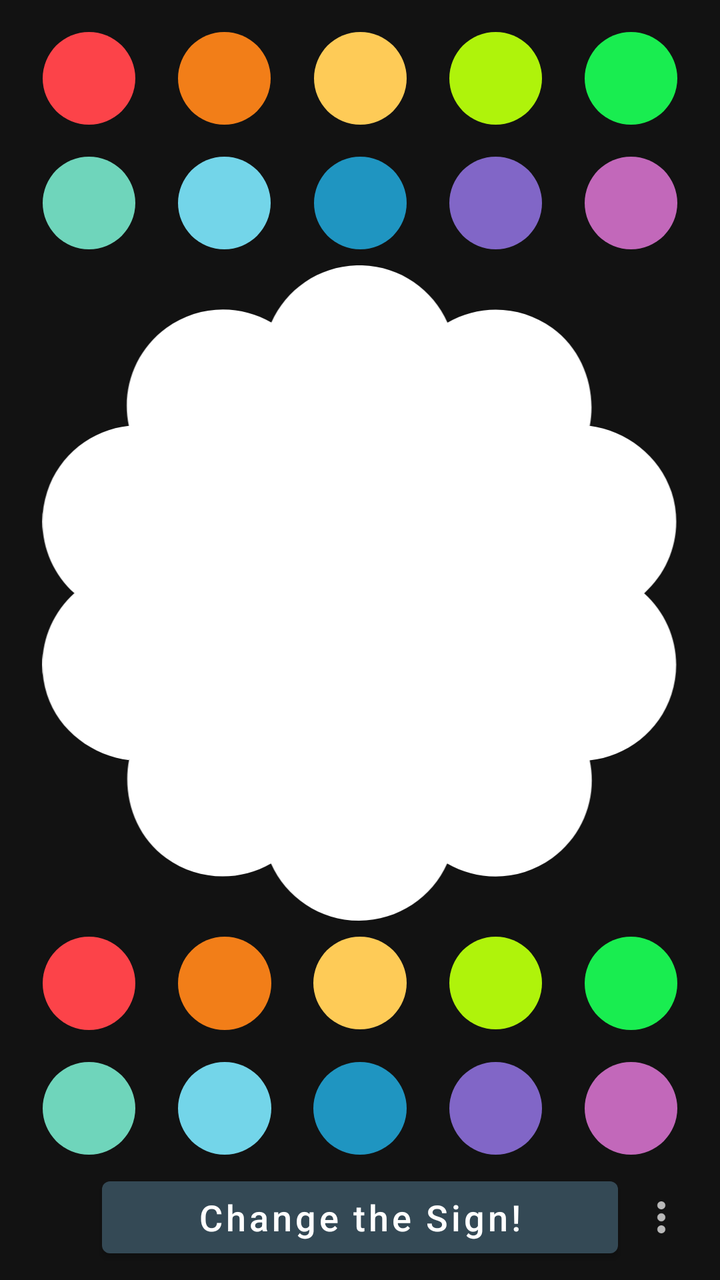
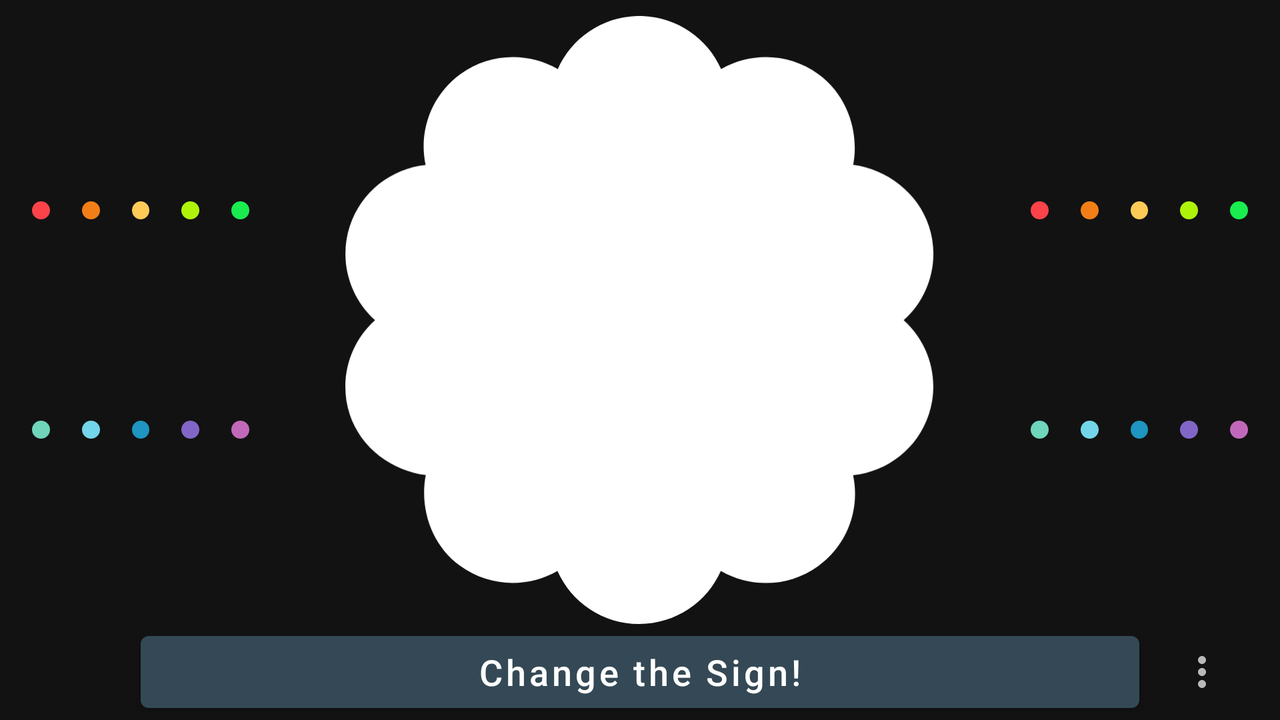

Two renders of one Android screen. The first uses the default layout on a phone; the second uses the alternative layout the repository ships for a different screen configuration, on a matching device. The two XML files are below.
<!-- AndroidManifest.xml: activity theme AppTheme.TransparentStatusbar -->
<!-- res/layout/activity_sign.xml -->
<?xml version="1.0" encoding="utf-8"?>
<androidx.constraintlayout.widget.ConstraintLayout xmlns:android="http://schemas.android.com/apk/res/android"
    xmlns:app="http://schemas.android.com/apk/res-auto"
    xmlns:tools="http://schemas.android.com/tools"
    android:layout_width="match_parent"
    android:layout_height="match_parent"
    android:paddingLeft="@dimen/activity_horizontal_margin"
    android:paddingTop="@dimen/activity_vertical_margin"
    android:paddingRight="@dimen/activity_horizontal_margin"
    android:paddingBottom="@dimen/activity_vertical_margin"
    tools:context="de.bastianrinsche.panicsign.SignActivity">

    <include
        android:id="@+id/control_top"
        layout="@layout/layout_controls"
        android:layout_width="0dp"
        android:layout_height="0dp"
        app:layout_constraintEnd_toEndOf="parent"
        app:layout_constraintHeight_percent="0.2"
        app:layout_constraintStart_toStartOf="parent"
        app:layout_constraintTop_toTopOf="parent" />

    <androidx.appcompat.widget.AppCompatImageView
        android:id="@+id/view_sign"
        android:layout_width="match_parent"
        android:layout_height="0dp"
        android:scaleType="fitCenter"
        app:layout_constraintBottom_toTopOf="@id/control_bottom"
        app:layout_constraintTop_toBottomOf="@id/control_top"
        app:layout_constraintVertical_bias="1.0"
        app:srcCompat="@drawable/sign_all"
        tools:layout_editor_absoluteX="-45dp" />

    <include
        android:id="@+id/control_bottom"
        layout="@layout/layout_controls"
        android:layout_width="match_parent"
        android:layout_height="0dp"
        android:layout_above="@+id/button_change"
        app:layout_constraintBottom_toTopOf="@id/space"
        app:layout_constraintHeight_percent="0.2" />

    <android.widget.Space
        android:id="@+id/space"
        android:layout_width="0dp"
        android:layout_height="0dp"
        app:layout_constraintBottom_toBottomOf="parent"
        app:layout_constraintHeight_percent="0.075"
        app:layout_constraintStart_toStartOf="parent"
        app:layout_constraintWidth_percent="0.125" />

    <Button
        android:id="@+id/button_change"
        android:layout_width="0dp"
        android:layout_height="wrap_content"
        android:layout_alignParentBottom="true"
        android:text="@string/action_change"
        android:textAllCaps="false"
        android:textColor="@color/white"
        android:textSize="18sp"
        app:layout_constraintBottom_toBottomOf="parent"
        app:layout_constraintEnd_toStartOf="@id/button_overflow"
        app:layout_constraintStart_toEndOf="@id/space"
        app:layout_constraintTop_toBottomOf="@+id/control_bottom" />

    <ImageButton
        android:id="@+id/button_overflow"
        android:layout_width="0dp"
        android:layout_height="0dp"
        android:layout_below="@+id/control_bottom"
        android:background="@android:color/transparent"
        app:layout_constraintBottom_toBottomOf="parent"
        app:layout_constraintEnd_toEndOf="parent"
        app:layout_constraintHeight_percent="0.075"
        app:layout_constraintWidth_percent="0.125"
        app:srcCompat="@drawable/material_overflow" />

</androidx.constraintlayout.widget.ConstraintLayout>
<!-- res/layout/layout_controls.xml (included above) -->
<?xml version="1.0" encoding="utf-8"?>
<androidx.constraintlayout.widget.ConstraintLayout xmlns:android="http://schemas.android.com/apk/res/android"
    xmlns:app="http://schemas.android.com/apk/res-auto"
    android:layout_width="match_parent"
    android:layout_height="match_parent">

    <androidx.appcompat.widget.AppCompatImageView
        android:id="@+id/red"
        android:layout_width="0dp"
        android:layout_height="0dp"
        android:padding="@dimen/color_padding"
        android:src="@drawable/red"
        android:tag="@string/key_red"
        app:layout_constraintBottom_toTopOf="@+id/teal"
        app:layout_constraintDimensionRatio="1"
        app:layout_constraintEnd_toStartOf="@+id/orange"
        app:layout_constraintHorizontal_bias="0.5"
        app:layout_constraintStart_toStartOf="parent"
        app:layout_constraintTop_toTopOf="parent" />

    <androidx.appcompat.widget.AppCompatImageView
        android:id="@+id/orange"
        android:layout_width="0dp"
        android:layout_height="0dp"
        android:padding="@dimen/color_padding"
        android:src="@drawable/orange"
        android:tag="@string/key_orange"
        app:layout_constraintBottom_toTopOf="@+id/light_blue"
        app:layout_constraintDimensionRatio="1"
        app:layout_constraintEnd_toStartOf="@+id/yellow"
        app:layout_constraintHorizontal_bias="0.5"
        app:layout_constraintStart_toEndOf="@+id/red"
        app:layout_constraintTop_toTopOf="parent" />

    <androidx.appcompat.widget.AppCompatImageView
        android:id="@+id/yellow"
        android:layout_width="0dp"
        android:layout_height="0dp"
        android:padding="@dimen/color_padding"
        android:src="@drawable/yellow"
        android:tag="@string/key_yellow"
        app:layout_constraintBottom_toTopOf="@+id/blue"
        app:layout_constraintDimensionRatio="1"
        app:layout_constraintEnd_toStartOf="@+id/green"
        app:layout_constraintHorizontal_bias="0.5"
        app:layout_constraintStart_toEndOf="@+id/orange"
        app:layout_constraintTop_toTopOf="parent" />

    <androidx.appcompat.widget.AppCompatImageView
        android:id="@+id/green"
        android:layout_width="0dp"
        android:layout_height="0dp"
        android:padding="@dimen/color_padding"
        android:src="@drawable/green"
        android:tag="@string/key_green"
        app:layout_constraintBottom_toTopOf="@+id/purple"
        app:layout_constraintDimensionRatio="1"
        app:layout_constraintEnd_toStartOf="@+id/green2"
        app:layout_constraintHorizontal_bias="0.5"
        app:layout_constraintStart_toEndOf="@+id/yellow"
        app:layout_constraintTop_toTopOf="parent" />

    <androidx.appcompat.widget.AppCompatImageView
        android:id="@+id/green2"
        android:layout_width="0dp"
        android:layout_height="0dp"
        android:padding="@dimen/color_padding"
        android:src="@drawable/green2"
        android:tag="@string/key_green2"
        app:layout_constraintBottom_toTopOf="@+id/pink"
        app:layout_constraintDimensionRatio="1"
        app:layout_constraintEnd_toEndOf="parent"
        app:layout_constraintHorizontal_bias="0.5"
        app:layout_constraintStart_toEndOf="@+id/green"
        app:layout_constraintTop_toTopOf="parent" />

    <androidx.appcompat.widget.AppCompatImageView
        android:id="@+id/teal"
        android:layout_width="0dp"
        android:layout_height="0dp"
        android:padding="@dimen/color_padding"
        android:src="@drawable/teal"
        android:tag="@string/key_teal"
        app:layout_constraintBottom_toBottomOf="parent"
        app:layout_constraintDimensionRatio="1"
        app:layout_constraintEnd_toStartOf="@+id/light_blue"
        app:layout_constraintHorizontal_bias="0.5"
        app:layout_constraintStart_toStartOf="parent"
        app:layout_constraintTop_toBottomOf="@+id/red" />

    <androidx.appcompat.widget.AppCompatImageView
        android:id="@+id/light_blue"
        android:layout_width="0dp"
        android:layout_height="0dp"
        android:padding="@dimen/color_padding"
        android:src="@drawable/light_blue"
        android:tag="@string/key_light_blue"
        app:layout_constraintBottom_toBottomOf="parent"
        app:layout_constraintEnd_toStartOf="@+id/blue"
        app:layout_constraintHorizontal_bias="0.5"
        app:layout_constraintStart_toEndOf="@+id/teal"
        app:layout_constraintTop_toBottomOf="@+id/orange" />

    <androidx.appcompat.widget.AppCompatImageView
        android:id="@+id/blue"
        android:layout_width="0dp"
        android:layout_height="0dp"
        android:padding="@dimen/color_padding"
        android:src="@drawable/blue"
        android:tag="@string/key_blue"
        app:layout_constraintBottom_toBottomOf="parent"
        app:layout_constraintEnd_toStartOf="@+id/purple"
        app:layout_constraintHorizontal_bias="0.5"
        app:layout_constraintStart_toEndOf="@+id/light_blue"
        app:layout_constraintTop_toBottomOf="@+id/yellow" />

    <androidx.appcompat.widget.AppCompatImageView
        android:id="@+id/purple"
        android:layout_width="0dp"
        android:layout_height="0dp"
        android:padding="@dimen/color_padding"
        android:src="@drawable/purple"
        android:tag="@string/key_purple"
        app:layout_constraintBottom_toBottomOf="parent"
        app:layout_constraintEnd_toStartOf="@+id/pink"
        app:layout_constraintHorizontal_bias="0.5"
        app:layout_constraintStart_toEndOf="@+id/blue"
        app:layout_constraintTop_toBottomOf="@+id/green" />

    <androidx.appcompat.widget.AppCompatImageView
        android:id="@+id/pink"
        android:layout_width="0dp"
        android:layout_height="0dp"
        android:padding="@dimen/color_padding"
        android:src="@drawable/pink"
        android:tag="@string/key_pink"
        app:layout_constraintBottom_toBottomOf="parent"
        app:layout_constraintEnd_toEndOf="parent"
        app:layout_constraintHorizontal_bias="0.5"
        app:layout_constraintStart_toEndOf="@+id/purple"
        app:layout_constraintTop_toBottomOf="@+id/green2" />

</androidx.constraintlayout.widget.ConstraintLayout>
<!-- resources referenced by this layout -->
<resources>
  <color name="white">#ffffff</color>
  <dimen name="activity_horizontal_margin">8dp</dimen>
  <dimen name="activity_vertical_margin">8dp</dimen>
  <dimen name="color_padding">8dp</dimen>
  <!-- drawable orange (drawable) -->
  <selector xmlns:android="http://schemas.android.com/apk/res/android">
      <item android:state_selected="true">
          <shape android:shape="oval">
              <solid android:color="@color/orange" />
              <stroke android:width="2dp" android:color="@color/white" />
          </shape>
      </item>
      <item android:state_selected="false">
          <shape android:shape="oval">
              <solid android:color="@color/orange" />
          </shape>
      </item>
  </selector>
  <!-- drawable pink (drawable) -->
  <selector xmlns:android="http://schemas.android.com/apk/res/android">
      <item android:state_selected="true">
          <shape android:shape="oval">
              <solid android:color="@color/pink" />
              <stroke android:width="2dp" android:color="@color/white" />
          </shape>
      </item>
      <item android:state_selected="false">
          <shape android:shape="oval">
              <solid android:color="@color/pink" />
          </shape>
      </item>
  </selector>
  <!-- drawable red (drawable) -->
  <selector xmlns:android="http://schemas.android.com/apk/res/android">
      <item android:state_selected="true">
          <shape android:shape="oval">
              <solid android:color="@color/red" />
              <stroke android:width="2dp" android:color="@color/white" />
          </shape>
      </item>
      <item android:state_selected="false">
          <shape android:shape="oval">
              <solid android:color="@color/red" />
          </shape>
      </item>
  </selector>
  <!-- drawable sign_all (drawable) -->
  <?xml version="1.0" encoding="utf-8"?>
  <layer-list xmlns:android="http://schemas.android.com/apk/res/android">
      <item
          android:id="@+id/sign_bottom"
          android:drawable="@drawable/sign_bottom" />
      <item
          android:id="@+id/sign_top"
          android:drawable="@drawable/sign_top" />
      <item
          android:id="@+id/sign_letter"
          android:drawable="@drawable/sign_middle" />
  </layer-list>
  <string name="action_change">Change the Sign!</string>
  <string name="key_blue" translatable="false">BLUE</string>
  <string name="key_green" translatable="false">GREEN</string>
  <string name="key_green2" translatable="false">GREEN2</string>
  <string name="key_light_blue" translatable="false">LIGHTBLUE</string>
  <string name="key_orange" translatable="false">ORANGE</string>
  <string name="key_pink" translatable="false">PINK</string>
  <string name="key_purple" translatable="false">PURPLE</string>
  <string name="key_red" translatable="false">RED</string>
  <string name="key_teal" translatable="false">TEAL</string>
  <string name="key_yellow" translatable="false">YELLOW</string>
  <style name="AppTheme.TransparentStatusbar" parent="AppTheme">
          <item name="android:statusBarColor">@android:color/transparent</item>
      </style>
  <color name="blue">#1f95c1</color>
  <color name="green">#aff30b</color>
  <color name="green2">#19ed50</color>
  <color name="lightblue">#73d5e9</color>
  <color name="orange">#f27e18</color>
  <color name="pink">#c268ba</color>
  <color name="purple">#8166c7</color>
  <color name="red">#fc4349</color>
  <color name="teal">#6fd5bb</color>
  <color name="yellow">#fecb57</color>
  <style name="AppTheme" parent="Theme.MaterialComponents.NoActionBar">
          <item name="colorPrimary">#344955</item>
          <item name="android:navigationBarColor">@android:color/transparent</item>
          <item name="android:statusBarColor">#232F34</item>
      </style>
</resources>
<!-- res/layout-land/activity_sign.xml (the repository's variant of the layout above) -->
<!-- drawn on the phone turned sideways -->
<?xml version="1.0" encoding="utf-8"?>
<androidx.constraintlayout.widget.ConstraintLayout xmlns:android="http://schemas.android.com/apk/res/android"
    xmlns:app="http://schemas.android.com/apk/res-auto"
    xmlns:tools="http://schemas.android.com/tools"
    android:layout_width="match_parent"
    android:layout_height="match_parent"
    android:paddingLeft="@dimen/activity_horizontal_margin"
    android:paddingTop="@dimen/activity_vertical_margin"
    android:paddingRight="@dimen/activity_horizontal_margin"
    tools:context="de.bastianrinsche.panicsign.SignActivity">

    <include
        android:id="@+id/control_top"
        layout="@layout/layout_controls"
        android:layout_width="0dp"
        android:layout_height="0dp"
        android:layout_above="@+id/button_change"
        app:layout_constraintBottom_toTopOf="@id/button_change"
        app:layout_constraintTop_toTopOf="parent"
        app:layout_constraintWidth_percent="0.2"
        tools:layout_editor_absoluteX="8dp" />

    <androidx.appcompat.widget.AppCompatImageView
        android:id="@+id/view_sign"
        android:layout_width="0dp"
        android:layout_height="0dp"
        android:layout_alignParentTop="true"
        android:scaleType="fitCenter"
        app:layout_constraintBottom_toTopOf="@id/button_change"
        app:layout_constraintEnd_toStartOf="@id/control_bottom"
        app:layout_constraintStart_toEndOf="@id/control_top"
        app:layout_constraintTop_toTopOf="parent"
        app:srcCompat="@drawable/sign_all" />

    <include
        android:id="@+id/control_bottom"
        layout="@layout/layout_controls"
        android:layout_width="0dp"
        android:layout_height="0dp"
        android:layout_above="@+id/button_change"
        app:layout_constraintBottom_toTopOf="@id/button_change"
        app:layout_constraintEnd_toEndOf="parent"
        app:layout_constraintTop_toTopOf="parent"
        app:layout_constraintWidth_percent="0.2" />

    <Space
        android:id="@+id/space"
        android:layout_width="0dp"
        android:layout_height="0dp"
        android:layout_below="@+id/view_sign"
        app:layout_constraintBottom_toBottomOf="parent"
        app:layout_constraintHeight_percent="0.1"
        app:layout_constraintStart_toStartOf="parent"
        app:layout_constraintTop_toBottomOf="@+id/control_top"
        app:layout_constraintWidth_percent="0.1" />

    <Button
        android:id="@+id/button_change"
        android:layout_width="0dp"
        android:layout_height="wrap_content"
        android:layout_alignParentBottom="true"
        android:text="@string/action_change"
        android:textAllCaps="false"
        android:textColor="@color/white"
        android:textSize="18sp"
        app:layout_constraintBottom_toBottomOf="parent"
        app:layout_constraintEnd_toStartOf="@id/button_overflow"
        app:layout_constraintStart_toEndOf="@id/space" />

    <ImageButton
        android:id="@+id/button_overflow"
        android:layout_width="0dp"
        android:layout_height="0dp"
        android:background="@android:color/transparent"
        app:layout_constraintBottom_toBottomOf="parent"
        app:layout_constraintEnd_toEndOf="parent"
        app:layout_constraintTop_toBottomOf="@+id/control_bottom"
        app:layout_constraintWidth_percent="0.1"
        app:srcCompat="@drawable/material_overflow" />

</androidx.constraintlayout.widget.ConstraintLayout>
